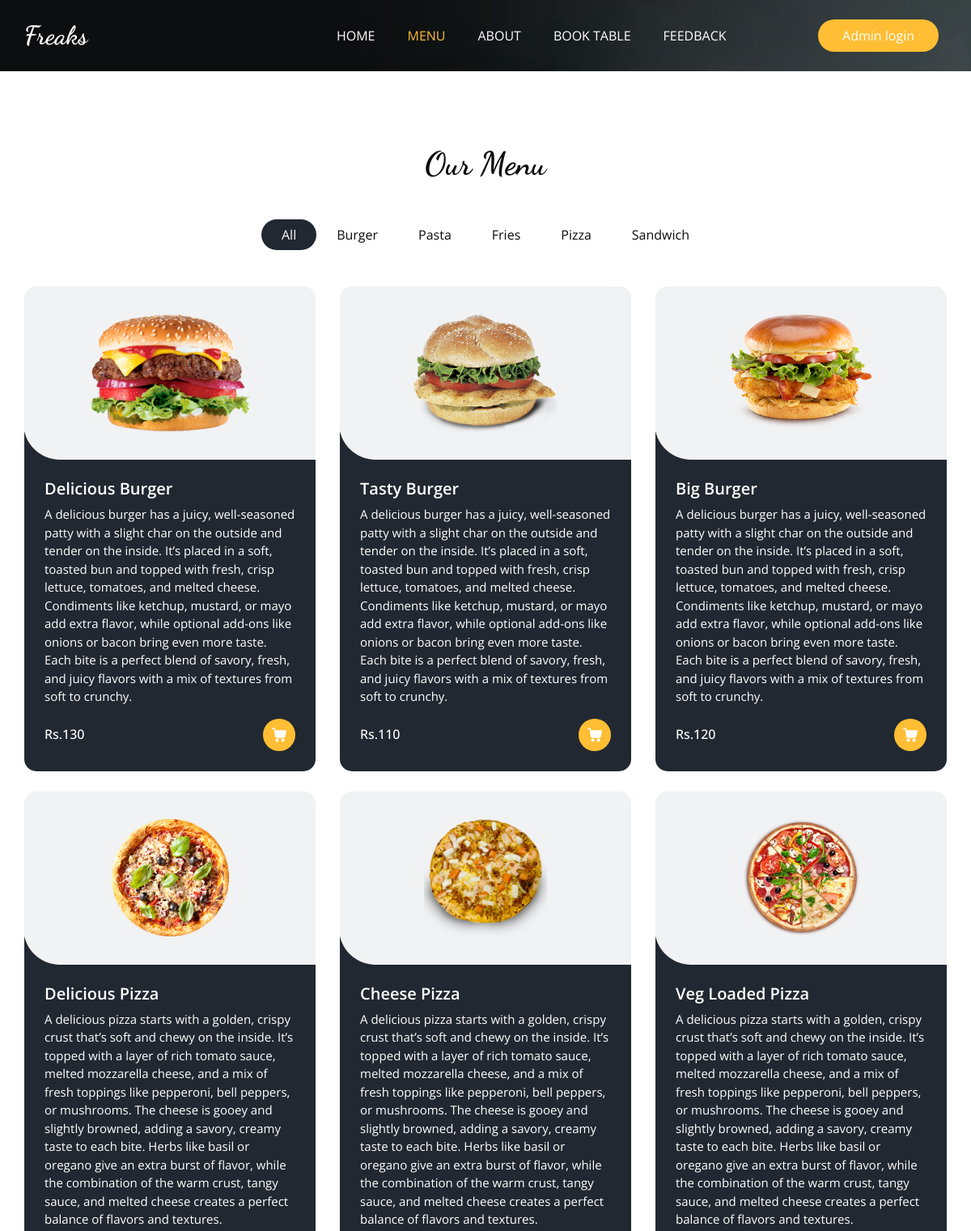
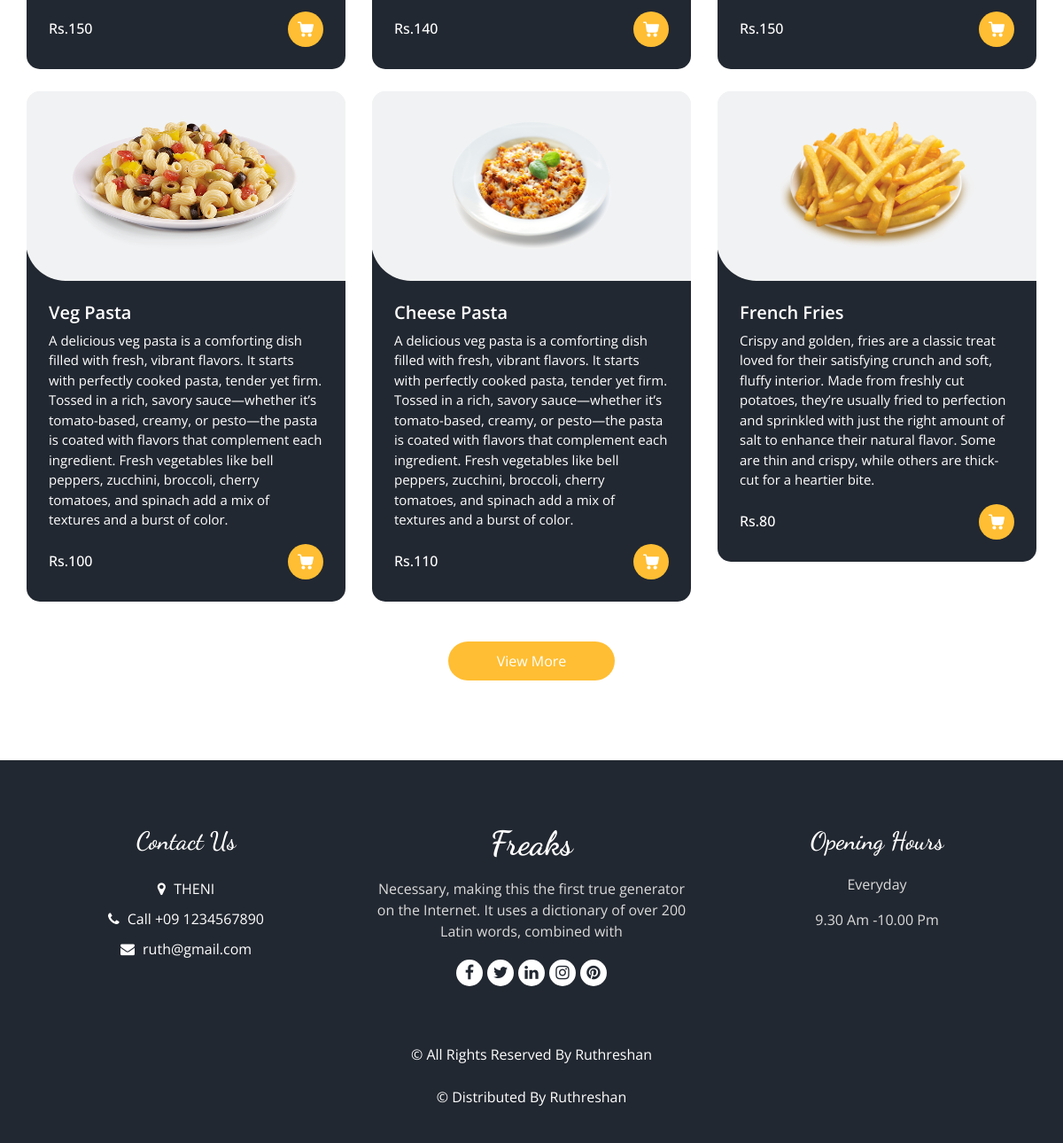
The page /menu on the database its author committed (2 pictures, top to bottom).
### base_app/models.py (models this page shows, shortened)
class ItemList(models.Model):
    Category_name = models.CharField(max_length=15)
    def __str__(self):
        return self.Category_name

class Items(models.Model):
    Item_name = models.CharField(max_length=30)
    description = models.TextField(blank=False)
    Price = models.IntegerField()
    Category = models.ForeignKey(ItemList, related_name='Name',on_delete=models.CASCADE)
    Image = models.ImageField(upload_to="items/")

### base_app/views.py (the view)
# urls.py: path('menu',MenuView,name="Menu"),
def MenuView(request):
    items = Items.objects.all()
    list = ItemList.objects.all()
    return render(request,'menu.html',{'items': items, 'list': list})

### Template/menu.html (shortened to what this page needs)
{% extends "base.html" %}
{% block class %}
    class="sub_page"
{% endblock class %}
{% block menu_status %}active{% endblock menu_status %}
{% block main %}
  <section class="food_section layout_padding">
    <div class="container">
      <div class="heading_container heading_center">
        <h2>
          Our Menu
        </h2>
      </div>
      <ul class="filters_menu">
        <li class="active" data-filter="*">All</li>
        {% for i in list %}
        <li data-filter=".{{i.Category_name}}">{{i.Category_name}}</li>
        {% endfor %}
      </ul>
      <div class="filters-content">
        <div class="row grid">
          {% for j in items %}
          <div class="col-sm-6 col-lg-4 all {{j.Category}}">
            <div class="box">
              <div>
                <div class="img-box">
                  <img src="/media/{{j.Image}}" alt="">
                </div>
                <div class="detail-box">
                  <h5>
                    {{j.Item_name}}
                  </h5>
                  <p>
                    {{j.description}}
                  </p>
                  <div class="options">
                    <h6>
                      Rs.{{j.Price}}
                    </h6>
                    <a href="">
                    </a>
                  </div>
                </div>
              </div>
            </div>
          </div>
          {% endfor %}
        </div>
      </div>
      <div class="btn-box">
        <a href="">
          View More
        </a>
      </div>
    </div>
  </section>
{% endblock main %}

### Template/base.html (shortened to what this page needs)
<!DOCTYPE html>
<html>
{% load static %}
<head>
  <link rel="stylesheet" type="text/css" href="{% static 'css/bootstrap.css' %}" /
  <link rel="stylesheet" type="text/css" href="https://cdnjs.cloudflare.com/ajax/libs/OwlCarousel2/2.3.4/assets/owl.carousel.min.css" />
  <link rel="stylesheet" href="https://cdnjs.cloudflare.com/ajax/libs/jquery-nice-select/1.1.0/css/nice-select.min.css" />
  <link href="{% static 'css/font-awesome.min.css' %}" rel="stylesheet" />
  <link href="{% static 'css/style.css' %}" rel="stylesheet" />
  <link href="{% static 'css/responsive.css' %}" rel="stylesheet" />
</head>
<body {% block class %}{% endblock class %}>
  <div class="hero_area">
    <div class="bg-box">
      <img src="{% static 'images/hero-bg.jpg' %}" alt="">
    </div>
    <header class="header_section">
      <div class="container">
        <nav class="navbar navbar-expand-lg custom_nav-container ">
          <a class="navbar-brand" href="{% url "Home" %}">
            <span>
              Freaks
            </span>
          </a>
          <div class="collapse navbar-collapse" id="navbarSupportedContent">
            <ul class="navbar-nav  mx-auto ">
              <li class="nav-item {% block home_status %}{% endblock home_status %}">
                <a class="nav-link" href="{% url "Home" %}">Home <span class="sr-only">(current)</span></a>
              </li>
              <li class="nav-item {% block menu_status %}{% endblock menu_status %}">
                <a class="nav-link" href="{% url "Menu" %}">Menu</a>
              </li>
              <li class="nav-item {% block about_status %}{% endblock about_status %}">
                <a class="nav-link" href="{% url "About" %}">About</a>
              </li>
              <li class="nav-item {% block booktable_status %}{% endblock booktable_status %}">
                <a class="nav-link" href="{% url "BookTable" %}">Book Table</a>
              </li>
              <li class="nav-item {% block feedback_status %}{% endblock feedback_status %}">
                <a class="nav-link" href="{% url "Feedback" %}">Feedback</a>
              </li>
            </ul>
            <div class="user_option">
              <a href="/admin" class="order_online">
                Admin login
              </a>
            </div>
          </div>
        </nav>
      </div>
    </header>
  </div>
  {% block main %}{% endblock main %}
  <footer class="footer_section">
    <div class="container">
      <div class="row">
        <div class="col-md-4 footer-col">
          <div class="footer_contact">
            <h4>
              Contact Us
            </h4>
            <div class="contact_link_box">
              <a href="">
                <i class="fa fa-map-marker" aria-hidden="true"></i>
                <span>
                  THENI
                </span>
              </a>
              <a href="">
                <i class="fa fa-phone" aria-hidden="true"></i>
                <span>
                  Call +09 1234567890
                </span>
              </a>
              <a href="">
                <i class="fa fa-envelope" aria-hidden="true"></i>
                <span>
                  ruth@gmail.com
                </span>
              </a>
            </div>
          </div>
        </div>
        <div class="col-md-4 footer-col">
          <div class="footer_detail">
            <a href="" class="footer-logo">
              Freaks
            </a>
            <p>
              Necessary, making this the first true generator on the Internet. It uses a dictionary of over 200 Latin words, combined with
            </p>
            <div class="footer_social">
              <a href="">
                <i class="fa fa-facebook" aria-hidden="true"></i>
              </a>
              <a href="">
                <i class="fa fa-twitter" aria-hidden="true"></i>
              </a>
              <a href="">
                <i class="fa fa-linkedin" aria-hidden="true"></i>
              </a>
              <a href="">
                <i class="fa fa-instagram" aria-hidden="true"></i>
              </a>
              <a href="">
                <i class="fa fa-pinterest" aria-hidden="true"></i>
              </a>
            </div>
          </div>
        </div>
        <div class="col-md-4 footer-col">
          <h4>
            Opening Hours
          </h4>
          <p>
            Everyday
          </p>
          <p>
            9.30 Am -10.00 Pm
          </p>
        </div>
      </div>
      <div class="footer-info">
        <p>
          &copy;  All Rights Reserved By
          <a href="https://html.design/">Ruthreshan</a><br><br>
          &copy;  Distributed By
          <a href="https://themewagon.com/" target="_blank">Ruthreshan</a>
        </p>
      </div>
    </div>
  </footer>
</body>
</html>

### Static/css/responsive.css (style rules this page uses)
@media (min-width: 1200px) { .container { max-width: 1170px; } }

### rows shown on the page
ItemList: Category_name "Burger"
ItemList: Category_name "Pasta"
ItemList: Category_name "Fries"
ItemList: Category_name "Pizza"
ItemList: Category_name "Sandwich"
Items: Image (picture), Item_name "Delicious Burger", description "A delicious burger has a juicy, well-seasoned patty with a slight char on the outside and tender on the inside. It’s placed in a soft, toasted bun and topped with fresh, crisp lettuce, tomatoes, and melted cheese. Condiments like ketchup, mustard, or mayo add extra flavor, while optional add-ons like onions or bacon bring even more taste. Each bite is a perfect blend of savory, fresh, and juicy flavors with a mix of textures from soft to crunchy.", Price "130"
Items: Image (picture), Item_name "Tasty Burger", description "A delicious burger has a juicy, well-seasoned patty with a slight char on the outside and tender on the inside. It’s placed in a soft, toasted bun and topped with fresh, crisp lettuce, tomatoes, and melted cheese. Condiments like ketchup, mustard, or mayo add extra flavor, while optional add-ons like onions or bacon bring even more taste. Each bite is a perfect blend of savory, fresh, and juicy flavors with a mix of textures from soft to crunchy.", Price "110"
Items: Image (picture), Item_name "Big Burger", description "A delicious burger has a juicy, well-seasoned patty with a slight char on the outside and tender on the inside. It’s placed in a soft, toasted bun and topped with fresh, crisp lettuce, tomatoes, and melted cheese. Condiments like ketchup, mustard, or mayo add extra flavor, while optional add-ons like onions or bacon bring even more taste. Each bite is a perfect blend of savory, fresh, and juicy flavors with a mix of textures from soft to crunchy.", Price "120"
Items: Image (picture), Item_name "Delicious Pizza", description "A delicious pizza starts with a golden, crispy crust that’s soft and chewy on the inside. It’s topped with a layer of rich tomato sauce, melted mozzarella cheese, and a mix of fresh toppings like pepperoni, bell peppers, or mushrooms. The cheese is gooey and slightly browned, adding a savory, creamy taste to each bite. Herbs like basil or oregano give an extra burst of flavor, while the combination of the warm crust, tangy sauce, and melted cheese creates a perfect balance of flavors and textures.", Price "150"
Items: Image (picture), Item_name "Cheese Pizza", description "A delicious pizza starts with a golden, crispy crust that’s soft and chewy on the inside. It’s topped with a layer of rich tomato sauce, melted mozzarella cheese, and a mix of fresh toppings like pepperoni, bell peppers, or mushrooms. The cheese is gooey and slightly browned, adding a savory, creamy taste to each bite. Herbs like basil or oregano give an extra burst of flavor, while the combination of the warm crust, tangy sauce, and melted cheese creates a perfect balance of flavors and textures.", Price "140"
Items: Image (picture), Item_name "Veg Loaded Pizza", description "A delicious pizza starts with a golden, crispy crust that’s soft and chewy on the inside. It’s topped with a layer of rich tomato sauce, melted mozzarella cheese, and a mix of fresh toppings like pepperoni, bell peppers, or mushrooms. The cheese is gooey and slightly browned, adding a savory, creamy taste to each bite. Herbs like basil or oregano give an extra burst of flavor, while the combination of the warm crust, tangy sauce, and melted cheese creates a perfect balance of flavors and textures.", Price "150"
Items: Image (picture), Item_name "Veg Pasta", description "A delicious veg pasta is a comforting dish filled with fresh, vibrant flavors. It starts with perfectly cooked pasta, tender yet firm. Tossed in a rich, savory sauce—whether it’s tomato-based, creamy, or pesto—the pasta is coated with flavors that complement each ingredient. Fresh vegetables like bell peppers, zucchini, broccoli, cherry tomatoes, and spinach add a mix of textures and a burst of color.", Price "100"
Items: Image (picture), Item_name "Cheese Pasta", description "A delicious veg pasta is a comforting dish filled with fresh, vibrant flavors. It starts with perfectly cooked pasta, tender yet firm. Tossed in a rich, savory sauce—whether it’s tomato-based, creamy, or pesto—the pasta is coated with flavors that complement each ingredient. Fresh vegetables like bell peppers, zucchini, broccoli, cherry tomatoes, and spinach add a mix of textures and a burst of color.", Price "110"
Items: Image (picture), Item_name "French Fries", description "Crispy and golden, fries are a classic treat loved for their satisfying crunch and soft, fluffy interior. Made from freshly cut potatoes, they’re usually fried to perfection and sprinkled with just the right amount of salt to enhance their natural flavor. Some are thin and crispy, while others are thick-cut for a heartier bite.", Price "80"
